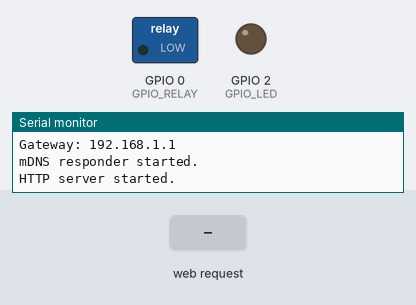
The sketch below on a simulated ESP8266 (NodeMCU). On the bench: switched loads named in the sketch (green lamp = pin HIGH), output pins drawn as LEDs (lit = HIGH), the last lines printed to the serial monitor. Inputs (shaded band) come from the test bench. WiFi joins after 1.5 s; servers stay silent unless stated.

Above: at 2.7 s.
2.8 s: HTTP request GET /control?pin=0 received
At 3.1 s:
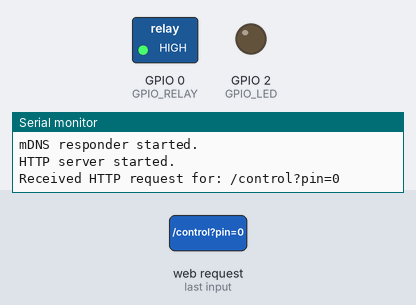
4.3 s: HTTP request GET / received
5.8 s: HTTP request GET /control received
Timing chart, 0 to 8.8 s (numbered marks = the images above; inputs shaded):
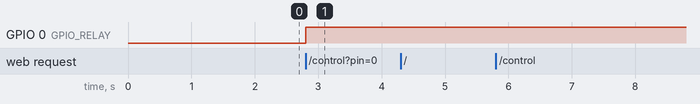

Measured:
- after the input at 2.8 s, GPIO 0 (GPIO_RELAY): LOW → HIGH at once

The sketch:

esp01_relay.ino
```cpp
// ESP-01S WiFi Relay Controller

#include <ESP8266WiFi.h>
#include <ESP8266mDNS.h>
#include <ESP8266WebServer.h>
#include "index.h"

//
// Constants
//

#define GPIO_RELAY 0
#define GPIO_LED 2

#define SSID "VIETTEL-B85C"
#define PASS "0972948286t"
#define HOST "esp01s-relay"

//
// Function prototypes
//

void handleRoot();
void handleControl();
void handleStatus();
void handleNotFound();

//
// Global variables
//

ESP8266WebServer server(80);
bool relayState = false;
bool ledState = false;

//
// Setup function, called once at startup
//
void setup()
{
    //
    // Start serial output
    //

    Serial.begin(115200);
    //Serial.setDebugOutput(true);

    //
    // Set up GPIO pins
    //

    pinMode(GPIO_RELAY, OUTPUT);
    pinMode(GPIO_LED, OUTPUT);

    //
    // Connect to WiFi network
    //

    Serial.print("Connecting to ");
    Serial.println(SSID);

    WiFi.hostname(HOST);
    WiFi.mode(WIFI_STA);
    WiFi.setPhyMode(WIFI_PHY_MODE_11N);
    WiFi.begin(SSID, PASS);

    int count = 0;
    while (WiFi.status() != WL_CONNECTED) {
        delay(500);
        Serial.print(".");

        count++;
        if (count == 80) {
            Serial.println();
            WiFi.printDiag(Serial);
            Serial.print("Status: ");
            Serial.println(WiFi.status());

            count = 0;
        }
    }

    Serial.println();
    Serial.println("WiFi connected!");
    Serial.println("IP address: ");
    Serial.println(WiFi.localIP());
    Serial.print("Netmask: ");
    Serial.println(WiFi.subnetMask());
    Serial.print("Gateway: ");
    Serial.println(WiFi.gatewayIP());

    //
    // Start mDNS responder
    //

    Serial.println();
    if (MDNS.begin(HOST)) {
        Serial.println("mDNS responder started.");
    } else {
        Serial.println("Error setting up MDNS responder!");
    }

    //
    // Start HTTP server
    //

    server.on("/", handleRoot);
    server.on("/control", handleControl);
    server.on("/status", handleStatus);
    server.onNotFound(handleNotFound);
    server.begin();

    Serial.println();
    Serial.println("HTTP server started.");
    Serial.println();
}

//
// Loop function, called in infinite loop after setup
//
void loop()
{
    //
    // Listen for HTTP requests
    //

    server.handleClient();
}

//
// Print the URI and query string of the current request
//
void printRequest()
{
    Serial.print("Received HTTP request for: ");
    Serial.print(server.uri());

    for(int i = 0; i < server.args(); i++)
    {
        if (i == 0)
        {
            Serial.print("?");
        }
        else
        {
            Serial.print("&");
        }

        Serial.print(server.argName(i));
        Serial.print("=");
        Serial.print(server.arg(i));
    }

    Serial.println();
}

//
// Callback for root web page
//
void handleRoot()
{
    printRequest();

    //
    // Display root page
    //

    server.send(200, "text/html", HTML);
}

//
// Callback for control endpoint
//
void handleControl()
{
    int pin = 0;
    bool state = false;

    printRequest();

    //
    // Toggle Relay/LED
    //

    if (!server.hasArg("pin"))
    {
        server.send(400);
        return;
    }

    pin = server.arg("pin").toInt();
    if (pin != GPIO_RELAY && pin != GPIO_LED)
    {
        server.send(400);
        return;
    }

    if (!server.hasArg("state"))
    {
        if (pin == GPIO_RELAY)
        {
            relayState = !relayState;
            state = relayState;
        }
        if (pin == GPIO_LED)
        {
            ledState = !ledState;
            state = ledState;
        }
    }
    else
    {
        state = server.arg("state").toInt() != 0;
    }

    digitalWrite(pin, state);

    server.send(200);
}

//
// Callback for status endpoint
//
void handleStatus()
{
    char buf[256] = {0};

    printRequest();

    //
    // Send JSON-formatted GPIO status
    //

    sprintf(buf,
            "{\"relayActive\":%s, \"ledActive\":%s, \"hostName\":\"%s\", \"macAddress\":\"%s\", \"networkSSID\":\"%s\", \"ipAddress\":\"%s\", \"subnetMask\":\"%s\", \"gatewayAddress\":\"%s\"}",
            relayState ? "true" : "false",
            ledState ? "true" : "false",
            HOST,
            WiFi.macAddress().c_str(),
            SSID,
            WiFi.localIP().toString().c_str(),
            WiFi.subnetMask().toString().c_str(),
            WiFi.gatewayIP().toString().c_str());

    server.send(200, "application/json", buf);
}

//
// Callback for unrecognized web page
//
void handleNotFound()
{
    printRequest();

    //
    // Send 404 error message
    //

    server.send(404, "text/plain", "404 Page Not Found");
}
```

index.h
```cpp
// HTML Index Page Resource
const char *HTML = R"EOF(
<html>
    <head>
        <title>ESP-01S Relay Controller</title>
        <link href='https://cdnjs.cloudflare.com/ajax/libs/bootswatch/4.3.1/darkly/bootstrap.min.css' rel='stylesheet'>
    </head>
    <script type='text/javascript'>
        function controlPin(pin, state) {
            var uri = '/control?pin=' + pin;
            if (state != undefined) {
                uri += '&state=' + state;
            }

            var xhr = new XMLHttpRequest();
            xhr.open('GET', uri);
            xhr.send();

            refreshStatus();
        }

        function refreshStatus() {
            var xhr = new XMLHttpRequest();
            xhr.open('GET', '/status');
            xhr.onreadystatechange = function() {
                if (xhr.readyState == 4) {
                    if (xhr.status == 200) {
                        displayStatus(JSON.parse(xhr.response));
                    } else {
                        displayStatus();
                    }
                }
            }
            xhr.send();
        }

        function displayStatus(status) {
            var statusBadge = document.getElementById('statusBadge');
            if (status == undefined) {
                statusBadge.className = 'btn btn-danger';
                statusBadge.innerText = 'Disconnected';
                return;
            } else {
                statusBadge.className = 'btn btn-success';
                statusBadge.innerText = 'Connected';
            }

            var statusCard = document.getElementById('statusCard');
            var onHtml = '<span class=\'badge badge-success\'>ON</span>';
            var offHtml = '<span class=\'badge badge-danger\'>OFF</span>';
            var statusHtml = '';
            statusHtml += 'Relay state: ' + (status.relayActive ? onHtml : offHtml) + '<br>\n';
            statusHtml += 'LED state: ' + (status.ledActive ? onHtml : offHtml) + '<p>\n';
            statusHtml += 'Hostname: ' + status.hostName + '<br>\n';
            statusHtml += 'MAC address: ' + status.macAddress + '<br>\n';
            statusHtml += 'SSID: ' + status.networkSSID + '<br>\n';
            statusHtml += 'IP address: ' + status.ipAddress + '<br>\n';
            statusHtml += 'Subnet mask: ' + status.subnetMask + '<br>\n';
            statusHtml += 'Default gateway: ' + status.gatewayAddress + '<br>\n';

            statusCard.innerHTML = statusHtml;
        }

        setInterval(refreshStatus, 1000);
    </script>
    <body>
        <div class='navbar navbar-expand-lg navbar-dark bg-primary mb-3'>
            <div class='container'>
                <span class='navbar-brand'>ESP-01S Relay Controller</span>
                <div class='navbar-right'>
                    <span id='statusBadge' class='btn btn-danger' style='pointer-events: none;'>Disconnected</span>
                </div>
            </div>
        </div>
        <div class='container'>
            <div class='card mb-3'>
                <div class='card-body'>
                    <h4 class='card-title'>Status</h4>
                    <div id='statusCard' class='card-text'>Loading...</div>
                </div>
            </div>
            <div class='card mb-3'>
                <div class='card-body'>
                    <h4 class='card-title'>Control</h4>
                    <button class='btn btn-primary mr-3' onclick='controlPin(0);'>Toggle Relay</button>
                    <button class='btn btn-primary mr-3' onclick='controlPin(2);'>Toggle LED</button>
                </div>
            </div>
        </div>
    </body>
</html>
)EOF";
```
